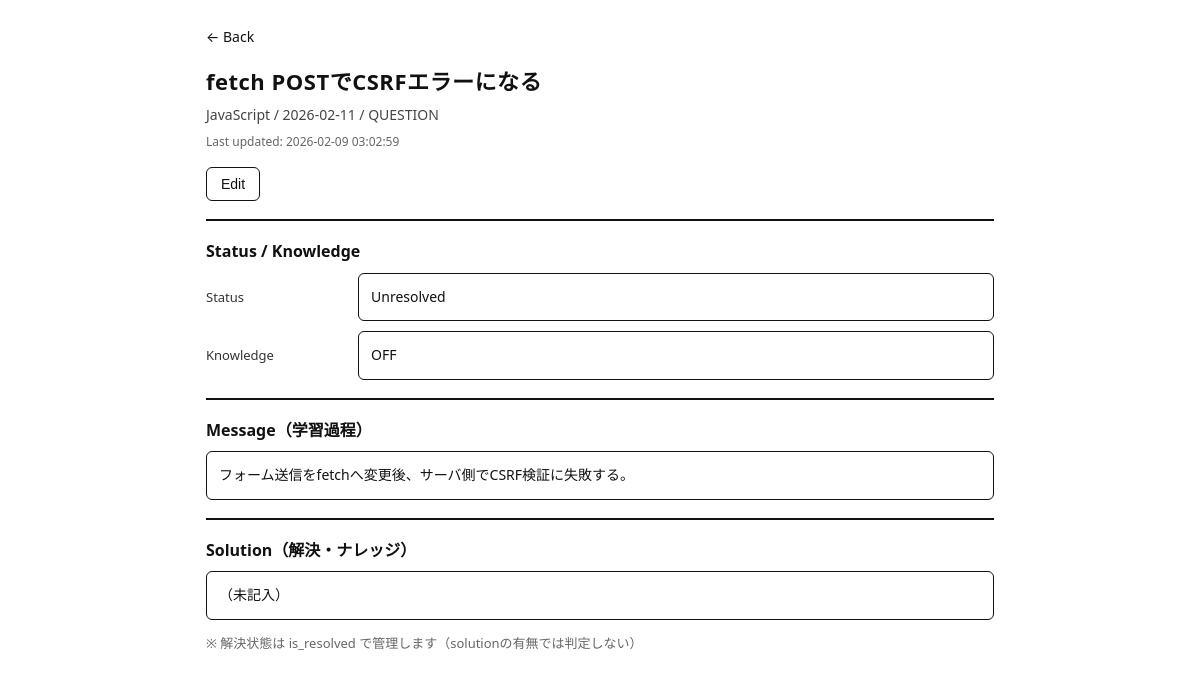
Screenshot of /detail.php?id=2 with the database file from the repository.
### tables this page shows
CREATE TABLE logs (
  id BIGINT NOT NULL AUTO_INCREMENT COMMENT '学習ログID',

  occurred_at DATE NOT NULL COMMENT '学習日',
  language VARCHAR(50) NULL COMMENT '言語（PHP / Java / SQL など）',

  level VARCHAR(20) NOT NULL DEFAULT 'NOTE'
    COMMENT '分類（NOTE / QUESTION / IMPORTANT）',

  title VARCHAR(255) NOT NULL COMMENT 'タイトル（学習内容の要約）',
  message TEXT NOT NULL COMMENT '学習過程・問題点',
  solution TEXT NULL COMMENT '解決内容（未解決時はNULL）',

  is_resolved TINYINT NOT NULL DEFAULT 0
    COMMENT '解決済みフラグ（0:未解決 / 1:解決）',
  is_knowledge TINYINT NOT NULL DEFAULT 0
    COMMENT 'ナレッジ化フラグ（再利用価値あり）',

  created_at DATETIME NOT NULL DEFAULT CURRENT_TIMESTAMP
    COMMENT '作成日時',
  updated_at DATETIME NOT NULL DEFAULT CURRENT_TIMESTAMP
    ON UPDATE CURRENT_TIMESTAMP
    COMMENT '更新日時',

  sort_priority TINYINT AS (
    CASE
      WHEN is_resolved = 0 THEN 0
      WHEN is_knowledge = 1 THEN 2
      ELSE 1
    END
  ) STORED COMMENT '表示優先度（未解決→解決→ナレッジ）',

   
  CONSTRAINT chk_logs_is_resolved_01
    CHECK (is_resolved IN (0,1)),

  CONSTRAINT chk_logs_is_knowledge_01
    CHECK (is_knowledge IN (0,1)),

  CONSTRAINT chk_logs_knowledge_requires_resolved
    CHECK (is_knowledge = 0 OR is_resolved = 1),

  PRIMARY KEY (id),

  INDEX idx_logs_priority_occurred_updated
    (sort_priority, occurred_at, updated_at),

  INDEX idx_logs_resolved_occurred
    (is_resolved, occurred_at),

  INDEX idx_logs_language_occurred
    (language, occurred_at),

  INDEX idx_logs_level_occurred
    (level, occurred_at)

) COMMENT='学習ログ管理テーブル';

### src/lib/helpers.php (called while the page is built, shortened)
<?php
function h(?string $s): string
{
    return htmlspecialchars($s ?? '', ENT_QUOTES, 'UTF-8');
}
function render(string $view, array $params = []): void
{
    extract($params, EXTR_SKIP);
    $path = __DIR__ . '/../../views/' . $view . '.php';
    require $path;
}

### public/detail.php (called while the page is built, shortened)
<?php
try {
    $id_raw = (string)($_GET['id'] ?? '');
    $id = (int)$id_raw;
    $log = logs_find_by_id($id);
    render('detail', ['log' => $log, 'mode' => 'view']);
} catch (Throwable $e) {
    http_response_code(500);
    render('detail', ['errors' => ['E_SYSTEM'], 'log' => [], 'mode' => 'view']);
}

### src/config/db.php (called while the page is built, shortened)
<?php
function db(): PDO
{
    $host = env('DB_HOST', '127.0.0.1');
    $name = env('DB_NAME', 'learning_log');
    $user = env('DB_USER', 'root');
    $pass = env('DB_PASS', '');
    $charset = env('DB_CHARSET', 'utf8mb4');
    $dsn = "mysql:host={$host};dbname={$name};charset={$charset}";
    $pdo = new PDO($dsn, $user, $pass, [
        PDO::ATTR_ERRMODE => PDO::ERRMODE_EXCEPTION,
        PDO::ATTR_DEFAULT_FETCH_MODE => PDO::FETCH_ASSOC,
    ]);
    return $pdo;
}

### src/repo/logs_repo.php (called while the page is built, shortened)
<?php
function logs_find_by_id(int $id): ?array
{
    $st = db()->prepare("SELECT * FROM logs WHERE id = :id");
    $st->bindValue(':id', $id, PDO::PARAM_INT);
    $st->execute();
    $row = $st->fetch();
    return $row === false ? null : $row;
}

### views/detail.php (the view, shortened to what this page needs)
<?php
$log = $log ?? null;
$mode = (string)($mode ?? 'view');
require __DIR__ . '/../src/components/header.php';
require __DIR__ . '/../src/components/messages.php';
?>
<?php
$isEdit = ($mode === 'edit') || !empty($errors);
$is_resolved  = (int)($log['is_resolved'] ?? 0) === 1;
$is_knowledge = (int)($log['is_knowledge'] ?? 0) === 1;
$meta = h((string)($log['language'] ?? '')) . ' / ' .
        h((string)($log['occurred_at'] ?? '')) . ' / ' .
        h((string)($log['level'] ?? ''));
$updatedAt = (string)($log['updated_at'] ?? '');
$solution  = (string)($log['solution'] ?? '');
?>
<a href="./index.php" class="back">← Back</a>
<h1 id="titleView"><?= h((string)($log['title'] ?? '')) ?></h1>
<div class="meta"><?= $meta ?></div>
<div class="updated">Last updated: <?= h($updatedAt) ?></div>
<div class="actions">
  <button id="btnEdit" class="secondary<?= $isEdit ? ' hidden' : '' ?>" type="button">Edit</button>
</div>
<div class="rule"></div>
<div id="viewMode"<?= $isEdit ? ' class="hidden"' : '' ?>>
  <div class="section-title">Status / Knowledge</div>
  <div class="row">
    <div class="label">Status</div>
    <div class="box" id="resolvedView"><?= $is_resolved ? 'Resolved' : 'Unresolved' ?></div>
  </div>
  <div class="row">
    <div class="label">Knowledge</div>
    <div class="box" id="knowledgeView"><?= $is_knowledge ? 'ON' : 'OFF' ?></div>
  </div>
  <div class="rule"></div>
  <div class="section-title">Message（学習過程）</div>
  <div class="box" id="messageView"><?= h((string)($log['message'] ?? '')) ?></div>
  <div class="rule"></div>
  <div class="section-title">Solution（解決・ナレッジ）</div>
  <div class="box" id="solutionView"><?= $solution === '' ? '（未記入）' : h($solution) ?></div>
  <p class="muted">※ 解決状態は is_resolved で管理します（solutionの有無では判定しない）</p>
</div>
<?php require __DIR__ . '/../src/components/footer.php'; ?>

### public/assets/css/base.css (style rules this page uses)
* { box-sizing: border-box; }
html, body { margin: 0; padding: 0; }
body { font-family: system-ui, -apple-system, "Segoe UI", Roboto, "Noto Sans JP", Arial, sans-serif; line-height: 1.6; background: #fff; color: #111; }
h1 { font-size: 28px; margin: 0; letter-spacing: 0.5px; }
a { color: inherit; text-decoration: none; }
.rule { border-top: 2px solid #111; margin: 18px 0; }
.muted { font-size: 13px; color: #666; }

### public/assets/css/detail.css (style rules this page uses)
.page-detail .back { font-size: 14px; margin-bottom: 16px; display: inline-block; }
.page-detail h1 { font-size: 22px; margin: 0 0 4px; }
.page-detail .meta { font-size: 14px; color: #444; margin-bottom: 6px; }
.page-detail .updated { font-size: 12px; color: #666; margin-bottom: 16px; }
.page-detail .section-title { font-size: 16px; font-weight: 600; margin-bottom: 8px; }
.page-detail .row { display: grid; grid-template-columns: 140px 1fr; gap: 12px; align-items: center; margin-bottom: 10px; }
.page-detail .label { font-size: 13px; color: #333; }
.page-detail .box { border: 1px solid #111; border-radius: 6px; padding: 12px; font-size: 14px; white-space: pre-wrap; }
.page-detail .actions { margin-top: 12px; display: flex; gap: 10px; flex-wrap: wrap; }
.page-detail button { padding: 8px 14px; border: 1px solid #111; border-radius: 6px; background: #111; color: #fff; font-size: 14px; cursor: pointer; }
.page-detail button.secondary { background: #fff; color: #111; }

### rows the page displays
logs: title "fetch POSTでCSRFエラーになる", meta "JavaScript / 2026-02-11 / QUESTION", updated_at "2026-02-09 03:02:59", message "フォーム送信をfetchへ変更後、サーバ側でCSRF検証に失敗する。"
